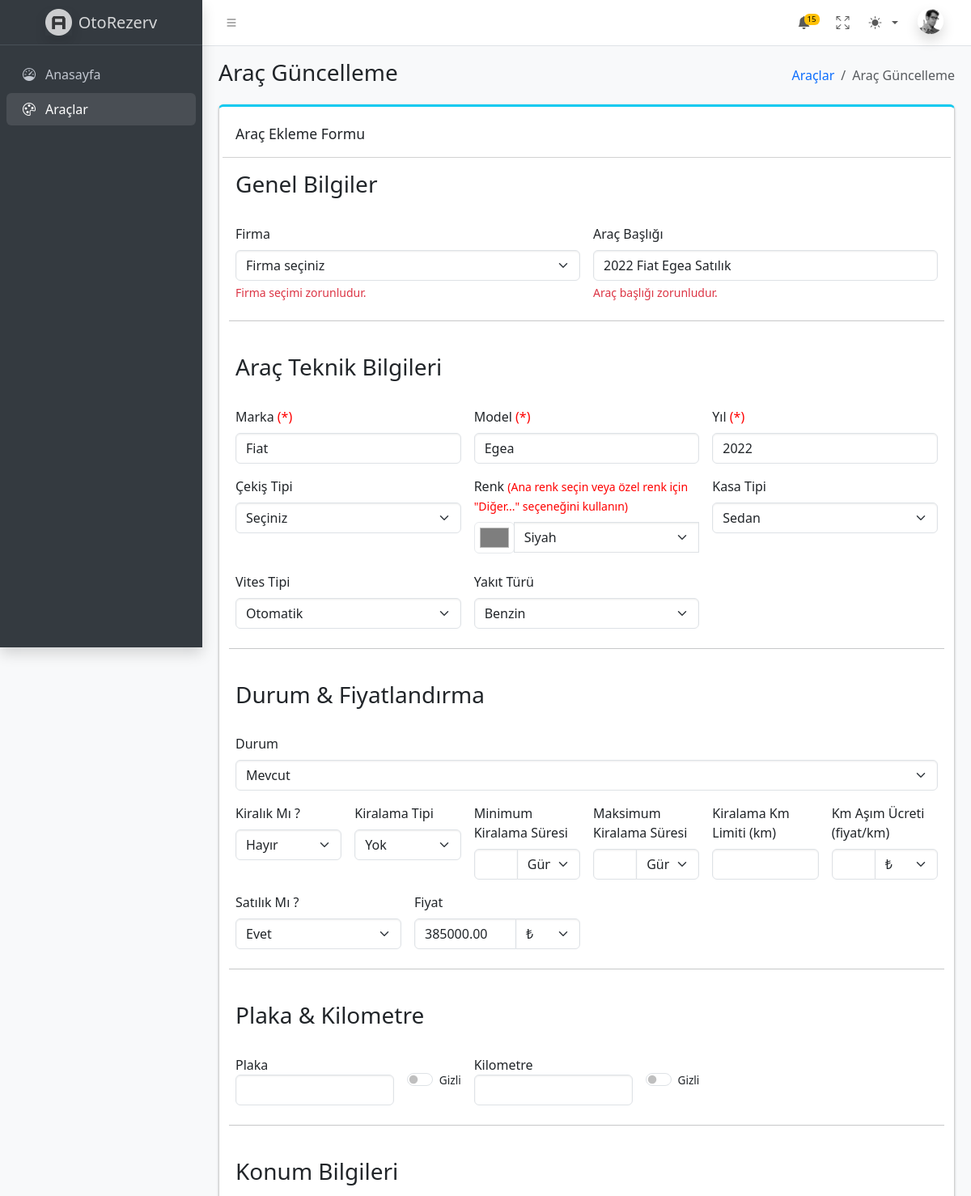
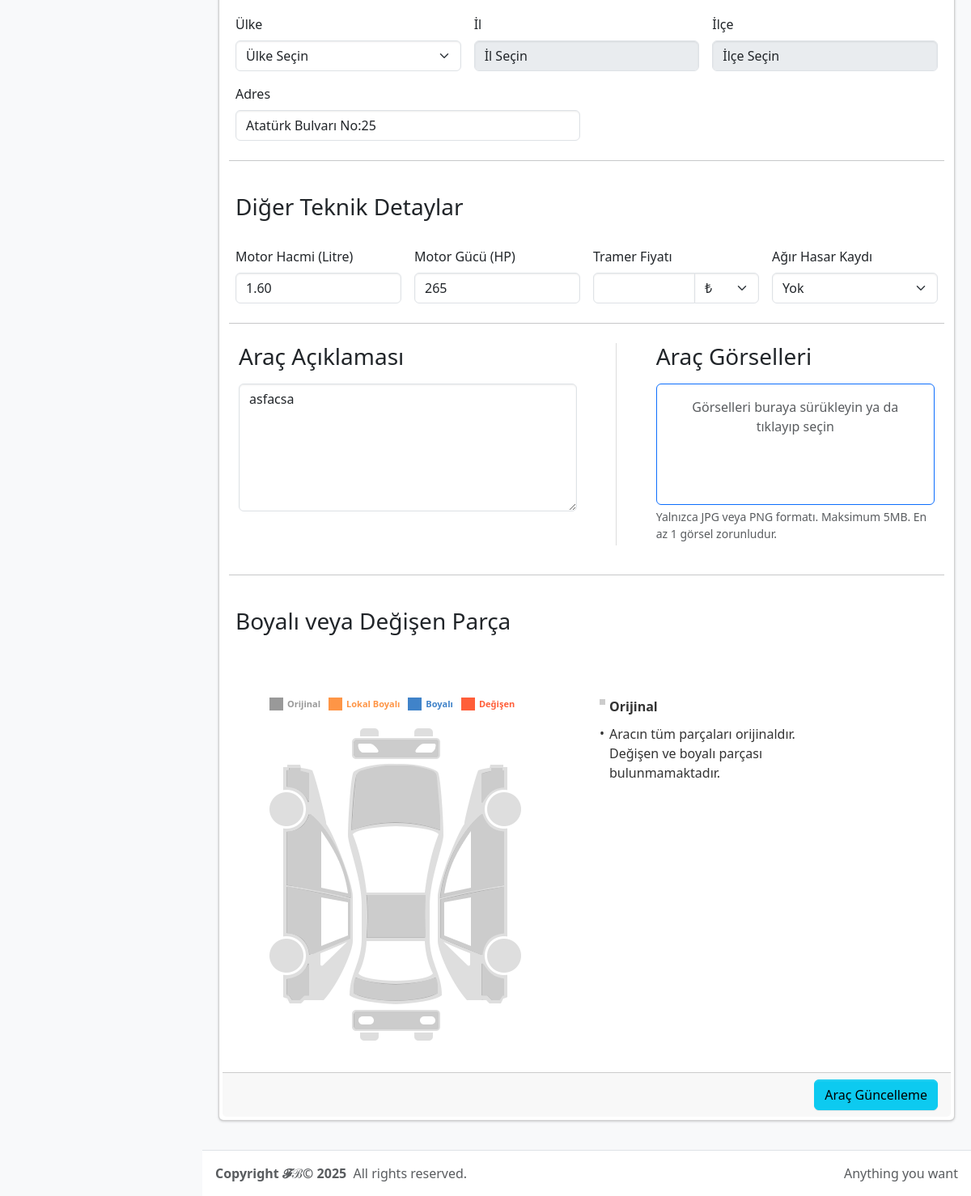
Page /pages/vehicle-form.php?id=2 on the committed database (2 pictures, top to bottom).
### tables this page shows
CREATE TABLE `vehicles` (
                            `id` int(11) NOT NULL,
                            `company_id` int(11) DEFAULT NULL,
                            `title` varchar(100) DEFAULT NULL,
                            `brand` varchar(50) DEFAULT NULL,
                            `model` varchar(50) DEFAULT NULL,
                            `year` int(11) DEFAULT NULL,
                            `price` decimal(10,2) DEFAULT NULL,
                            `price_currency` varchar(10) DEFAULT NULL,
                            `is_for_rent` tinyint(1) DEFAULT 0,
                            `is_for_sale` tinyint(1) DEFAULT 0,
                            `status` enum('available','reserved','sold','rented') DEFAULT 'available',
                            `created_at` timestamp NOT NULL DEFAULT current_timestamp(),
                            `plate` varchar(20) DEFAULT NULL,
                            `is_plate_hidden` tinyint(1) DEFAULT 0,
                            `km` int(11) DEFAULT NULL,
                            `is_km_hidden` tinyint(1) DEFAULT 0,
                            `location_address` varchar(255) DEFAULT NULL,
                            `location_country_id` int(11) DEFAULT NULL,
                            `location_city_id` int(11) DEFAULT NULL,
                            `location_district_id` int(11) DEFAULT NULL,
                            `gear_type` enum('manual','automatic','semi-automatic') DEFAULT 'automatic',
                            `fuel_type` enum('petrol','diesel','lpg','electric','hybrid') DEFAULT 'petrol',
                            `engine_size` decimal(5,2) DEFAULT NULL COMMENT 'Motor hacmi litre cinsinden',
                            `horse_power` int(11) DEFAULT NULL COMMENT 'Motor gücü',
                            `color` varchar(30) DEFAULT NULL,
                            `body_type` enum('sedan','hatchback','suv','pickup','coupe','convertible','van','other') DEFAULT NULL,
                            `description` text DEFAULT NULL,
                            `rental_type` enum('daily','weekly','monthly','none') DEFAULT 'none',
                            `min_rent_duration` int(11) DEFAULT NULL COMMENT 'Minimum kiralama süresi gün cinsinden',
                            `min_rent_duration_unit` varchar(10) DEFAULT NULL,
                            `max_rent_duration` int(11) DEFAULT NULL COMMENT 'Maksimum kiralama süresi gün cinsinden',
                            `max_rent_duration_unit` varchar(10) DEFAULT NULL,
                            `tramers_price` decimal(10,2) DEFAULT NULL COMMENT 'Araç tramers fiyatı',
                            `tramers_price_currency` varchar(10) DEFAULT NULL,
                            `traction` enum('fwd','rwd','awd','4wd','other') DEFAULT NULL COMMENT 'Çekiş tipi',
                            `rental_km_limit` int(11) DEFAULT NULL COMMENT 'Kiralık araçlar için km sınırı',
                            `over_km_price` decimal(10,2) DEFAULT NULL COMMENT 'Kiralama km sınırı aşıldığında km başı ücret',
                            `over_km_price_currency` varchar(10) DEFAULT NULL,
                            `heavy_damage_record` tinyint(4) NOT NULL DEFAULT 0
);

### pages/vehicle-form.php (the view, shortened to what the rows shown need)
<?php require_once '../includes/init.php'; ?>
<?php include("../includes/header.php"); ?>
<?php
$edit_data = [];
if(isset($_GET["id"]) && intval($_GET["id"]) > 0) {
    $id = intval($_GET["id"]);
    $edit_data = $db->query("SELECT * FROM vehicles WHERE id = ".$id)->fetch(PDO::FETCH_ASSOC);
}
?>
<link rel="stylesheet" href="/otorezerv/assets/vehicle-damage.css"/>
<div class="app-content">
    <div class="container-fluid">
        <div class="row g-4">
            <div class="col-md-12">
                <div class="card card-info card-outline mb-4 p-1">
                    <form id="vehicleForm" class="needs-validation" novalidate>
                        <div class="card-body">
                            <div class="row g-3">
                                <div class="col-md-6">
                                    <label for="title" class="form-label">Araç Başlığı</label>
                                    <input type="text" id="title" name="title" class="form-control" value="<?= $edit_data["title"] ?? "" ?>" required>
                                    <div class="invalid-feedback">Araç başlığı zorunludur.</div>
                                </div>
                                <div class="col-md-4">
                                    <label for="brand" class="form-label">Marka <span style="color: red">(*)</span></label>
                                    <input type="text" id="brand" name="brand" class="form-control" value="<?= $edit_data["brand"] ?? "" ?>">
                                </div>
                                <div class="col-md-4">
                                    <label for="model" class="form-label">Model <span style="color: red">(*)</span></label>
                                    <input type="text" id="model" name="model" class="form-control" value="<?= $edit_data["model"] ?? "" ?>">
                                </div>
                                <div class="col-md-4">
                                    <label for="year" class="form-label">Yıl <span style="color: red">(*)</span></label>
                                    <input type="number" id="year" name="year" class="form-control" min="1900" max="<?php echo date('Y')+1; ?>"  value="<?= $edit_data["year"] ?? "" ?>">
                                </div>
                                <div class="col-md-4">
                                    <label for="traction" class="form-label">Çekiş Tipi</label>
                                    <select id="traction" name="traction" class="form-select">
                                        <option value="" <?= ($edit_data["traction"] ?? '') == "" ? "selected" : "" ?>>Seçiniz</option>
                                    </select>
                                </div>
                                <div class="col-md-4">
                                    <div class="input-group">
                                        <input type="color" id="color-picker" value="<?= htmlspecialchars($edit_data["color"] ?? '#ffffff') ?>" disabled>
                                        <select id="color-select" class="form-select mb-2" aria-label="Ana renk seçimi" >
                                            <?php foreach ($predefinedColors as $hex => $label): ?>
                                                <option value="<?= $hex ?>" <?= ($edit_data["color"] ?? '') == $hex ? 'selected' : '' ?>>
                                                    <?= $label ?>
                                                </option>
                                            <?php endforeach; ?>
                                        </select>
                                    </div>
                                </div>
                                <div class="col-md-4">
                                    <label for="body_type" class="form-label">Kasa Tipi</label>
                                    <select id="body_type" name="body_type" class="form-select">
                                        <option value="sedan" <?= ($edit_data["body_type"] ?? '') == "sedan" ? "selected" : "" ?>>Sedan</option>
                                    </select>
                                </div>
                                <div class="col-md-4">
                                    <label for="gear_type" class="form-label">Vites Tipi</label>
                                    <select id="gear_type" name="gear_type" class="form-select">
                                        <option value="automatic" <?= ($edit_data["gear_type"] ?? '') == "automatic" ? "selected" : "" ?>>Otomatik</option>
                                    </select>
                                </div>
                                <div class="col-md-4">
                                    <label for="fuel_type" class="form-label">Yakıt Türü</label>
                                    <select id="fuel_type" name="fuel_type" class="form-select">
                                        <option value="petrol" <?= ($edit_data["fuel_type"] ?? '') == "petrol" ? "selected" : "" ?>>Benzin</option>
                                    </select>
                                </div>
                                <div class="col-md-12">
                                    <label for="status" class="form-label">Durum</label>
                                    <select id="status" name="status" class="form-select">
                                        <option value="available" <?= ($edit_data["status"] ?? '') == "available" ? "selected" : "" ?>>Mevcut</option>
                                    </select>
                                </div>
                                <div class="col-md-2">
                                    <label class="form-label">Kiralık Mı ?</label>
                                    <select id="is_for_rent" name="is_for_rent" class="form-select">
                                        <option value="0" <?= ($edit_data["is_for_rent"] ?? '') == "0" ? "selected" : "" ?>>Hayır</option>
                                    </select>
                                </div>
                                <div class="col-md-2">
                                    <label for="rental_type" class="form-label">Kiralama Tipi</label>
                                    <select id="rental_type" name="rental_type" class="form-select">
                                        <option value="none" <?= ($edit_data["rental_type"] ?? '') == "none" ? "selected" : "" ?>>Yok</option>
                                    </select>
                                </div>
                                <div class="col-md-3">
                                    <label class="form-label">Satılık Mı ?</label>
                                    <select id="is_for_sale" name="is_for_sale" class="form-select">
                                        <option value="1" <?= ($edit_data["is_for_sale"] ?? '') == "1" ? "selected" : "" ?>>Evet</option>
                                    </select>
                                </div>
                                <div class="col-md-3">
                                    <div class="input-group">
                                        <input type="number" step="0.01" id="price" name="price" class="form-control" min="0" value="<?= $edit_data["price"] ?? "" ?>">
                                        <select name="price_currency" class="form-select" style="max-width: 80px;">
                                            <option value="TRY" <?= ($edit_data["price_currency"] ?? '') === 'TRY' ? 'selected' : '' ?>>₺</option>
                                        </select>
                                    </div>
                                </div>
                                <div class="col-md-4 d-flex align-items-center">
                                    <div class="form-check form-switch" style="white-space: nowrap;">
                                        <input class="form-check-input" type="checkbox" id="is_plate_hidden" name="is_plate_hidden" value="1" <?= !empty($edit_data["is_plate_hidden"]) ? 'checked' : '' ?> />
                                        <label class="form-check-label" for="is_plate_hidden" style="font-size: 0.85rem;">Gizli</label>
                                    </div>
                                </div>
                                <div class="col-md-4 d-flex align-items-center">
                                    <div class="form-check form-switch" style="white-space: nowrap;">
                                        <input class="form-check-input" type="checkbox" id="is_km_hidden" name="is_km_hidden" value="1" <?= !empty($edit_data["is_km_hidden"]) ? 'checked' : '' ?> />
                                        <label class="form-check-label" for="is_km_hidden" style="font-size: 0.85rem;">Gizli</label>
                                    </div>
                                </div>
                                <div class="col-md-4">
                                    <label for="location_country_id" class="form-label">Ülke</label>
                                    <select id="location_country_id" name="location_country_id" class="form-select select2"
                                            data-selected-country="<?= $edit_data['location_country_id'] ?? '' ?>"
                                            data-selected-city="<?= $edit_data['location_city_id'] ?? '' ?>"
                                            data-selected-district="<?= $edit_data['location_district_id'] ?? '' ?>"
                                            required>
                                        <option value="">Ülke Seçin</option>
                                    </select>
                                </div>
                                <div class="col-md-6">
                                    <label for="location_address" class="form-label">Adres</label>
                                    <input type="text" id="location_address" name="location_address" class="form-control" value="<?=$edit_data["location_address"] ?? "" ?>">
                                </div>
                                <div class="col-md-3">
                                    <label for="engine_size" class="form-label">Motor Hacmi (Litre)</label>
                                    <input type="number" step="0.01" id="engine_size" name="engine_size" class="form-control" min="0" max="2000" value="<?= $edit_data["engine_size"] ?? "" ?>">
                                </div>
                                <div class="col-md-3">
                                    <label for="horse_power" class="form-label">Motor Gücü (HP)</label>
                                    <input type="number" id="horse_power" name="horse_power" class="form-control" min="0" value="<?= $edit_data["horse_power"] ?? "" ?>">
                                </div>
                                <div class="col-md-3">
                                    <label class="form-label">Ağır Hasar Kaydı</label>
                                    <select id="heavy_damage_record" name="heavy_damage_record" class="form-select">
                                        <option value="0" <?= ($edit_data["heavy_damage_record"] ?? '') == "0" ? "selected" : "" ?>>Yok</option>
                                    </select>
                                </div>
                                <div class="container">
                                    <div class="row align-items-start">
                                        <div class="col-md-6">
                                            <h3 class="mb-3">Araç Açıklaması</h3>
                                            <textarea id="description" name="description" class="form-control" rows="6"><?= htmlspecialchars($edit_data["description"] ?? "") ?></textarea>
                                        </div>
                                    </div>
                                </div>
                            </div>
                        </div>
                    </form>
                </div>
            </div>
        </div>
    </div>
</div>
<link rel="stylesheet" href="https://cdn.jsdelivr.net/npm/select2@4.1.0-rc.0/dist/css/select2.min.css">
<?php include("../includes/footer.php"); ?>

### rows in the picture
vehicles: title "2022 Fiat Egea Satılık", brand "Fiat", model "Egea", year "2022", traction "Seçiniz", color "#000000", color "Siyah", body_type "Sedan", gear_type "Otomatik", fuel_type "Benzin", status "Mevcut", is_for_rent "Hayır", rental_type "Yok", is_for_sale "Evet", price "385000.00", location_address "Atatürk Bulvarı No:25", engine_size "1.60", horse_power "265", heavy_damage_record "Yok", description "asfacsa"

### other values in the picture
$page_title "Araç Güncelleme"
$breadcrumb_home "Araçlar"
$page_text "Güncelleme"
